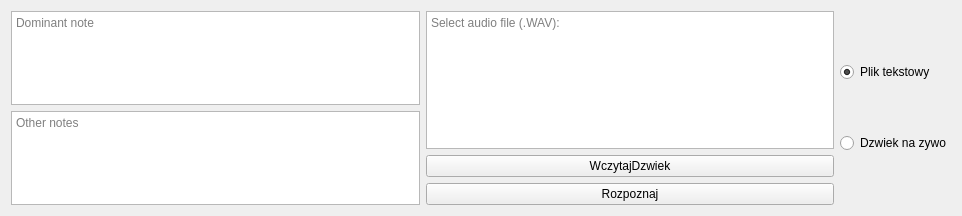
<?xml version="1.0" encoding="UTF-8"?>
<ui version="4.0">
 <class>Form</class>
 <widget class="QWidget" name="Form">
  <property name="geometry">
   <rect>
    <x>0</x>
    <y>0</y>
    <width>962</width>
    <height>216</height>
   </rect>
  </property>
  <property name="maximumSize">
   <size>
    <width>80000</width>
    <height>16777215</height>
   </size>
  </property>
  <layout class="QVBoxLayout" name="verticalLayout_4">
   <item>
    <layout class="QHBoxLayout">
     <item>
      <layout class="QVBoxLayout" name="verticalLayout_2">
       <item>
        <widget class="QTextEdit" name="txt_note">
         <property name="readOnly">
          <bool>true</bool>
         </property>
         <property name="placeholderText">
          <string>Dominant note</string>
         </property>
        </widget>
       </item>
       <item>
        <widget class="QTextEdit" name="txt_harmonic">
         <property name="readOnly">
          <bool>true</bool>
         </property>
         <property name="placeholderText">
          <string>Other notes</string>
         </property>
        </widget>
       </item>
      </layout>
     </item>
     <item>
      <layout class="QVBoxLayout" name="verticalLayout_5">
       <item>
        <widget class="QTextEdit" name="le_filePath">
         <property name="readOnly">
          <bool>true</bool>
         </property>
         <property name="placeholderText">
          <string>Select audio file (.WAV):</string>
         </property>
        </widget>
       </item>
       <item>
        <widget class="QPushButton" name="btn_load">
         <property name="text">
          <string>WczytajDzwiek</string>
         </property>
         <property name="checkable">
          <bool>false</bool>
         </property>
         <property name="autoDefault">
          <bool>false</bool>
         </property>
         <property name="default">
          <bool>false</bool>
         </property>
         <property name="flat">
          <bool>false</bool>
         </property>
        </widget>
       </item>
       <item>
        <widget class="QPushButton" name="btn_recognize">
         <property name="text">
          <string>Rozpoznaj</string>
         </property>
        </widget>
       </item>
      </layout>
     </item>
     <item>
      <layout class="QVBoxLayout" name="verticalLayout"/>
     </item>
     <item>
      <layout class="QVBoxLayout" name="verticalLayout_3">
       <property name="spacing">
        <number>0</number>
       </property>
       <item>
        <widget class="QRadioButton" name="radioButton">
         <property name="text">
          <string>Plik tekstowy</string>
         </property>
         <property name="checked">
          <bool>true</bool>
         </property>
        </widget>
       </item>
       <item>
        <widget class="QRadioButton" name="radioButton_2">
         <property name="text">
          <string>Dzwiek na zywo</string>
         </property>
        </widget>
       </item>
      </layout>
     </item>
    </layout>
   </item>
   <item>
    <layout class="QVBoxLayout" name="img_layout"/>
   </item>
  </layout>
 </widget>
 <resources/>
 <connections/>
</ui>
